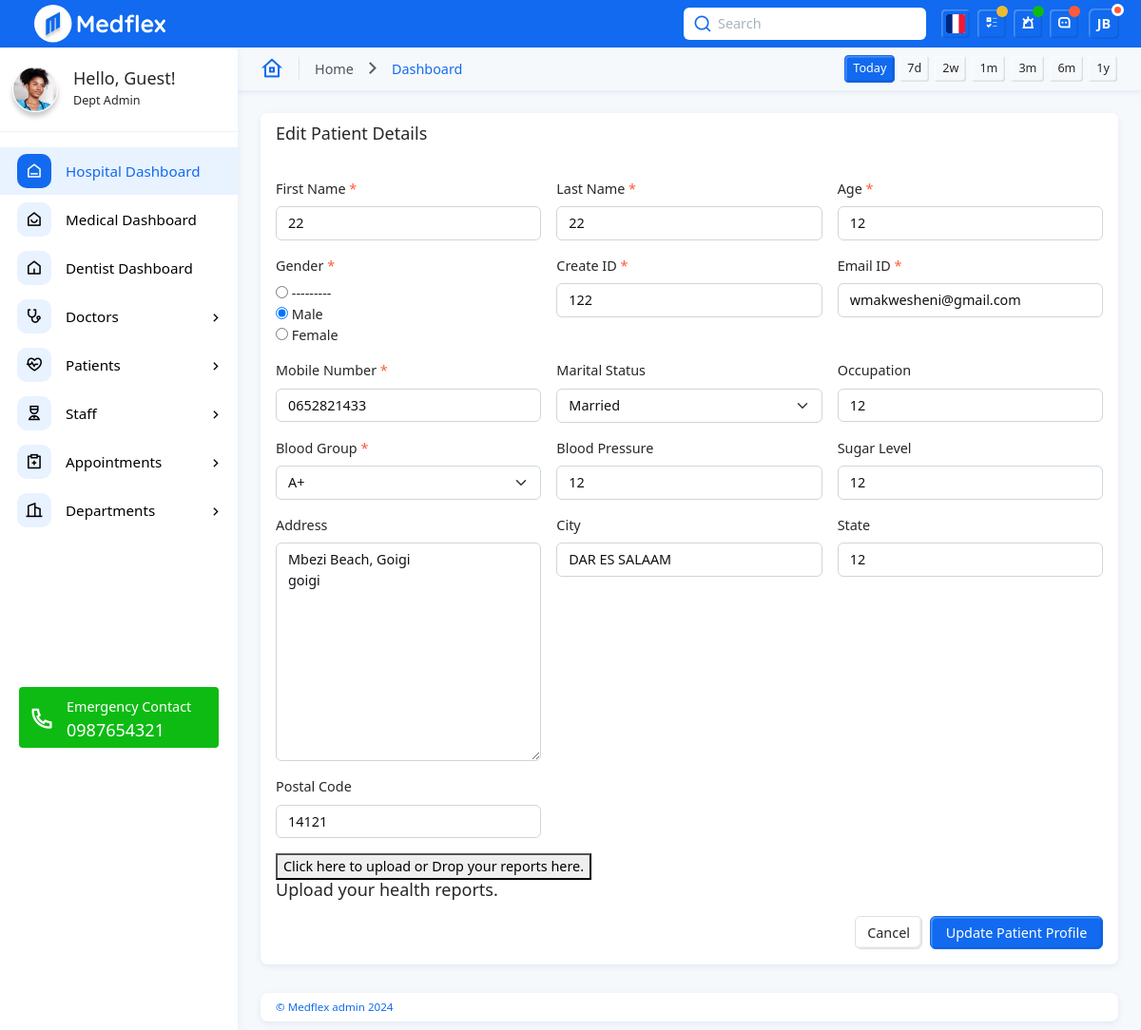
The app's page /edit-patient/1/, older data.
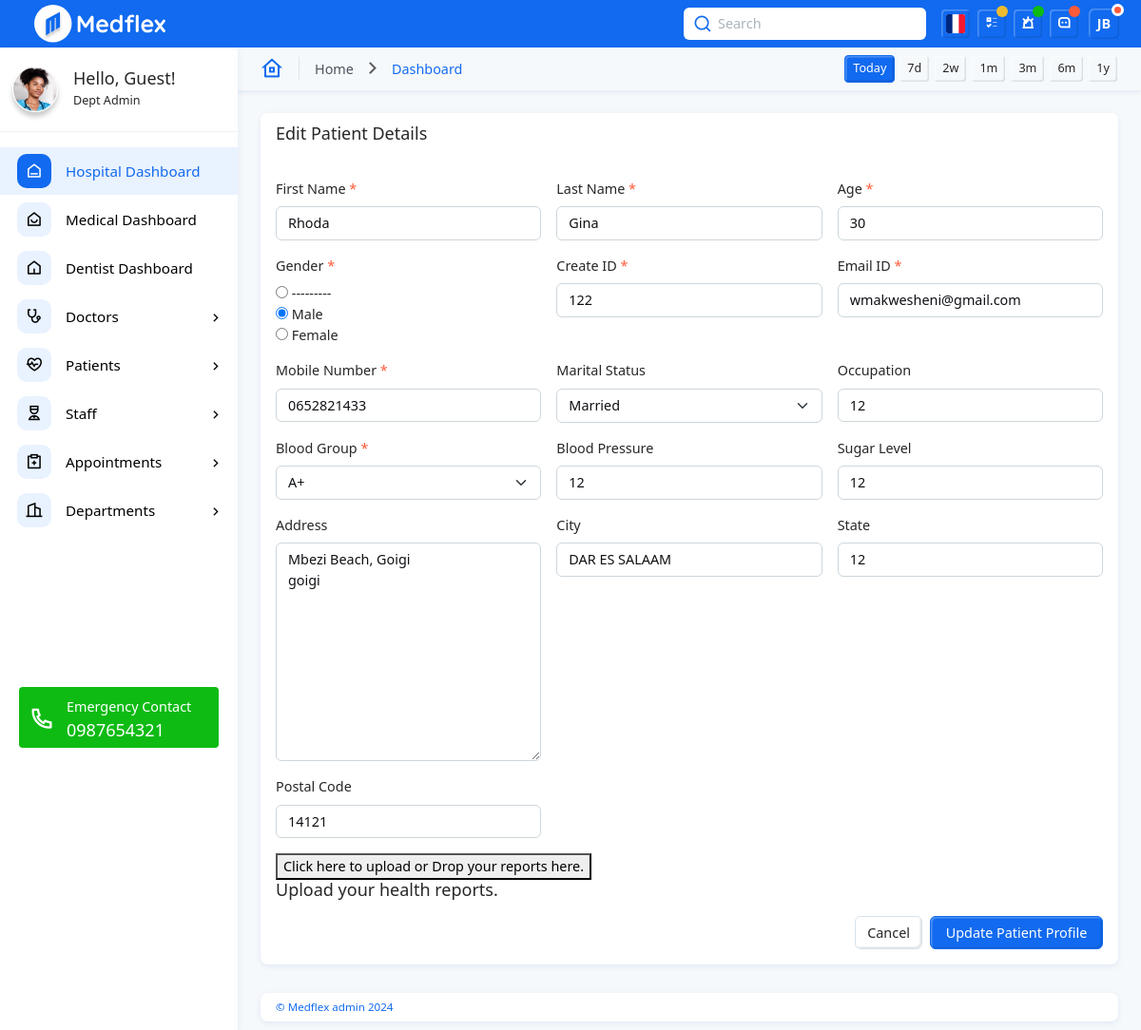
The same page, newer data.
### clinic/models.py (models this page shows, shortened)
class Patient(models.Model):
    GENDER_CHOICES = [
        ('male', 'Male'),
        ('female', 'Female'),
    ]
    MARITAL_STATUS_CHOICES = [
        ('married', 'Married'),
        ('unmarried', 'Unmarried'),
    ]
    BLOOD_GROUP_CHOICES = [
        ('A+', 'A+'),
        ('A-', 'A-'),
        ('B+', 'B+'),
        ('B-', 'B-'),
        ('O+', 'O+'),
        ('O-', 'O-'),
        ('AB+', 'AB+'),
        ('AB-', 'AB-'),
    ]
    first_name = models.CharField(max_length=50)
    last_name = models.CharField(max_length=50)
    age = models.PositiveIntegerField()
    gender = models.CharField(max_length=10, choices=GENDER_CHOICES)
    unique_id = models.CharField(max_length=100, unique=True)
    email = models.EmailField()
    mobile_number = models.CharField(max_length=15)
    marital_status = models.CharField(max_length=10, choices=MARITAL_STATUS_CHOICES, blank=True, null=True)
    occupation = models.CharField(max_length=50, blank=True, null=True)
    blood_group = models.CharField(max_length=5, choices=BLOOD_GROUP_CHOICES)
    blood_pressure = models.CharField(max_length=20, blank=True, null=True)
    sugar_level = models.CharField(max_length=20, blank=True, null=True)
    address = models.TextField(blank=True, null=True)
    city = models.CharField(max_length=50, blank=True, null=True)
    state = models.CharField(max_length=50, blank=True, null=True)
    postal_code = models.CharField(max_length=10, blank=True, null=True)
    created_at = models.DateTimeField(auto_now_add=True)

### clinic/views.py (the view)
# urls.py: path('edit-patient/<int:patient_id>/', add_patient, name='edit-patient'),  # For editing an existing patient
def add_patient(request, patient_id=None):
    if patient_id:
        patient = get_object_or_404(Patient, id=patient_id)
    else:
        patient = None
    if request.method == "POST":
        form = PatientForm(request.POST, instance=patient)
        if form.is_valid():
            form.save()
            return redirect('patients-list')  # Redirect to the patients list page
    else:
        form = PatientForm(instance=patient)
    return render(request, 'patients/add-patient.html', {'form': form, 'patient': patient})

### clinic/templates/patients/add-patient.html (shortened to what this page needs)
{% extends 'base.html' %}
{% block content %}
<div class="app-body">
  <div class="row gx-3">
    <div class="col-sm-12">
      <div class="card">
        <div class="card-header">
          <h5 class="card-title">
            {% if patient %} Edit Patient Details {% else %} Add Patient Details {% endif %}
          </h5>
        </div>
        <div class="card-body">
          <form method="post" action="{% if patient %} {% url 'edit-patient' patient.id %} {% else %} {% url 'add-patient' %} {% endif %}">
            <div class="row gx-3">
              {% for field in form %}
              <div class="col-xxl-3 col-lg-4 col-sm-6">
                <div class="mb-3">
                  <label class="form-label" for="{{ field.id_for_label }}">
                    {{ field.label }} {% if field.field.required %}
                    <span class="text-danger">*</span>
                    {% endif %}
                  </label>
                  {{ field }}
                </div>
              </div>
              {% endfor %}
              <div class="col-sm-12">
                <div id="dropzone" class="mb-3">
                  <form action="https://bootstrapget.com/upload" class="dropzone dz-clickable" id="demo-upload">
                    <div class="dz-message">
                      <button type="button" class="dz-button">
                        Click here to upload or Drop your reports here.</button>
                      <h5>Upload your health reports.</h5>
                    </div>
                  </form>
                </div>
              </div>
              <div class="col-sm-12">
                <div class="d-flex gap-2 justify-content-end">
                  <a href="{% url 'patients-list' %}" type="button" class="btn btn-outline-secondary">
                    Cancel
                  </a>
                  <input type="submit" class="btn btn-primary" value="{% if patient %} Update Patient Profile {% else %} Create Patient Profile {% endif %}">
                </div>
              </div>
            </div>
          </form>
        </div>
      </div>
    </div>
  </div>
</div>
{% endblock content %}

### templates/base.html (shortened to what this page needs)
<!DOCTYPE html>
{% load static %}
<html lang="en">
<head>
    {% include "_partials/head.html" %}
</head>
<body>
    <div class="page-wrapper">
        {% include "_partials/nav_bar.html" %}
        <div class="main-container">
            {% include "_partials/side_bar.html" %}
            <div class="app-container">
                {% include "_partials/header.html" %}
                {% block content %}
                {% endblock content %}
                {% include "_partials/footer.html" %}
            </div>
        </div>
    </div>
</body>
</html>

### templates/_partials/head.html (shortened to what this page needs)
{% load static %}
<link rel="stylesheet" href="{% static 'assets/fonts/remix/remixicon.css' %}">
<link rel="stylesheet" href="{% static 'assets/css/main.min.css' %}">
<link rel="stylesheet" href="{% static 'assets/vendor/overlay-scroll/OverlayScrollbars.min.css' %}">
<link rel="stylesheet" href="{% static 'assets/vendor/datatables/dataTables.bs5.css' %}">
<link rel="stylesheet" href="{% static 'assets/vendor/datatables/dataTables.bs5-custom.css' %}">
<link rel="stylesheet" href="{% static 'assets/vendor/datatables/buttons/dataTables.bs5-custom.css' %}">
<link rel="stylesheet" href="{% static 'assets/vendor/dropzone/dropzone.min.css' %}">

### templates/_partials/nav_bar.html (shortened to what this page needs)
{% load static %}
<div class="app-header d-flex align-items-center">
    <div class="app-brand ms-3">
        <a href="index-2.html" class="d-lg-block d-none">
            <img src="{% static 'assets/images/logo.svg' %}" class="logo" alt="Medicare Admin Template">
        </a>
    </div>
    <div class="header-actions">
        <div class="search-container d-lg-block d-none mx-3">
            <input type="text" class="form-control" id="searchId" placeholder="Search">
            <i class="ri-search-line"></i>
        </div>
        <div class="d-lg-flex d-none gap-2">
            <div class="dropdown">
                <a class="dropdown-toggle header-icon" href="#!" role="button" data-bs-toggle="dropdown"
                    aria-expanded="false">
                    <img src="{% static 'assets/images/flags/1x1/fr.svg' %}" class="header-country-flag"
                        alt="Bootstrap Dashboards">
                </a>
            </div>
            <div class="dropdown">
                <a class="dropdown-toggle header-icon" href="#!" role="button" data-bs-toggle="dropdown"
                    aria-expanded="false">
                    <i class="ri-list-check-3"></i>
                    <span class="count-label warning"></span>
                </a>
            </div>
            <div class="dropdown">
                <a class="dropdown-toggle header-icon" href="#!" role="button" data-bs-toggle="dropdown"
                    aria-expanded="false">
                    <i class="ri-alarm-warning-line"></i>
                    <span class="count-label success"></span>
                </a>
            </div>
            <div class="dropdown">
                <a class="dropdown-toggle header-icon" href="#!" role="button" data-bs-toggle="dropdown"
                    aria-expanded="false">
                    <i class="ri-message-3-line"></i>
                    <span class="count-label"></span>
                </a>
            </div>
        </div>
        <div class="dropdown ms-2">
            <a id="userSettings" class="dropdown-toggle d-flex align-items-center" href="#!" role="button"
                data-bs-toggle="dropdown" aria-expanded="false">
                <div class="avatar-box">JB<span class="status busy"></span></div>
            </a>
        </div>
    </div>
</div>

### templates/_partials/side_bar.html (shortened to what this page needs)
{% load static %}
<nav id="sidebar" class="sidebar-wrapper">
    <div class="sidebar-profile">
        <img src="{% static 'assets/images/user6.png' %}" class="img-shadow img-3x me-3 rounded-5"
            alt="Hospital Admin Templates">
        <div class="m-0">
            <h5 class="mb-1 profile-name text-nowrap text-truncate">
                Hello, {{ user.username|default:"Guest" }}!
            </h5>
            <p class="m-0 small profile-name text-nowrap text-truncate">Dept Admin</p>
        </div>
    </div>
    <div class="sidebarMenuScroll">
        <ul class="sidebar-menu">
            <li class="active current-page">
                <a href="index-2.html">
                    <i class="ri-home-6-line"></i>
                    <span class="menu-text">Hospital Dashboard</span>
                </a>
            </li>
            <li>
                <a href="dashboard2.html">
                    <i class="ri-home-smile-2-line"></i>
                    <span class="menu-text">Medical Dashboard</span>
                </a>
            </li>
            <li>
                <a href="dashboard3.html">
                    <i class="ri-home-5-line"></i>
                    <span class="menu-text">Dentist Dashboard</span>
                </a>
            </li>
            <li class="treeview">
                <a href="#!">
                    <i class="ri-stethoscope-line"></i>
                    <span class="menu-text">Doctors</span>
                </a>
            </li>
            <li class="treeview">
                <a href="#!">
                    <i class="ri-heart-pulse-line"></i>
                    <span class="menu-text">Patients</span>
                </a>
            </li>
            <li class="treeview">
                <a href="#!">
                    <i class="ri-nurse-line"></i>
                    <span class="menu-text">Staff</span>
                </a>
            </li>
            <li class="treeview">
                <a href="#!">
                    <i class="ri-dossier-line"></i>
                    <span class="menu-text">Appointments</span>
                </a>
            </li>
            <li class="treeview">
                <a href="#!">
                    <i class="ri-building-2-line"></i>
                    <span class="menu-text">Departments</span>
                </a>
            </li>
        </ul>
    </div>
    <div class="sidebar-contact">
        <p class="fw-light mb-1 text-nowrap text-truncate">Emergency Contact</p>
        <h5 class="m-0 lh-1 text-nowrap text-truncate">0987654321</h5>
        <i class="ri-phone-line"></i>
    </div>
</nav>

### templates/_partials/header.html
<div class="app-hero-header d-flex align-items-center">
    <ol class="breadcrumb">
        <li class="breadcrumb-item">
            <i class="ri-home-8-line lh-1 pe-3 me-3 border-end"></i>
            <a href="index-2.html">Home</a>
        </li>
        <li class="breadcrumb-item text-primary" aria-current="page">
            Dashboard
        </li>
    </ol>
    <div class="ms-auto d-lg-flex d-none flex-row">
        <div class="d-flex flex-row gap-1 day-sorting">
            <button class="btn btn-sm btn-primary">Today</button>
            <button class="btn btn-sm">7d</button>
            <button class="btn btn-sm">2w</button>
            <button class="btn btn-sm">1m</button>
            <button class="btn btn-sm">3m</button>
            <button class="btn btn-sm">6m</button>
            <button class="btn btn-sm">1y</button>
        </div>
    </div>
</div>

### templates/_partials/footer.html
<div class="app-footer bg-white">
    <span>© Medflex admin 2024</span>
</div>

### templates/_partials/foot.html (shortened to what this page needs)
{% load static %}

Row changes from the older to the newer data that the page shows:
changed Patient "wmakwesheni@gmail.com": first_name "22" → "Rhoda"; last_name "22" → "Gina"; age "12" → "30"
